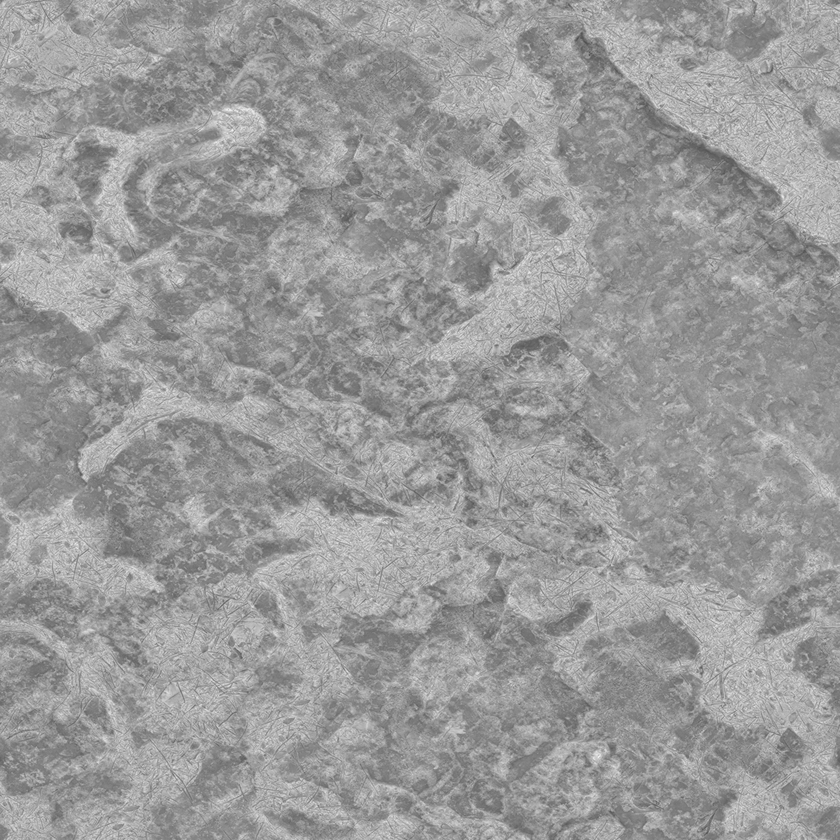
#> input picture resources/pbr/Ground068_2K-PNG_Roughness.png, 840 x 840 px, shrunk from 2048 x 2048 before the run; the run also reads 1 picture not shown here
$ python pbr_packer.py
#> lines starting #> are read from the running program, lines starting #| are printed output that depends on the picture
#!/usr/bin/python

from PIL import Image
import numpy as np

def pack_pbr_textures(metalness_path, roughness_path, ao_path, output_path):
    # Load the textures
#> called with metalness_path = 'Ground068_2K-PNG_Metalness.png', roughness_path = 'Ground068_2K-PNG_Roughness.png', ao_path = 'Ground068_2K-PNG_AmbientOcclusion.png', output_path = 'Ground068_2K-PNG_Packed.png'
    metalness = Image.open(metalness_path).convert("L")  # Convert to grayscale
#> metalness: PIL image 840x840 L; every value is 0
    roughness = Image.open(roughness_path).convert("L")
#> roughness is the input picture: PIL image 840x840 L; min 79, max 243, mean 154.1
    ao = Image.open(ao_path).convert("L")
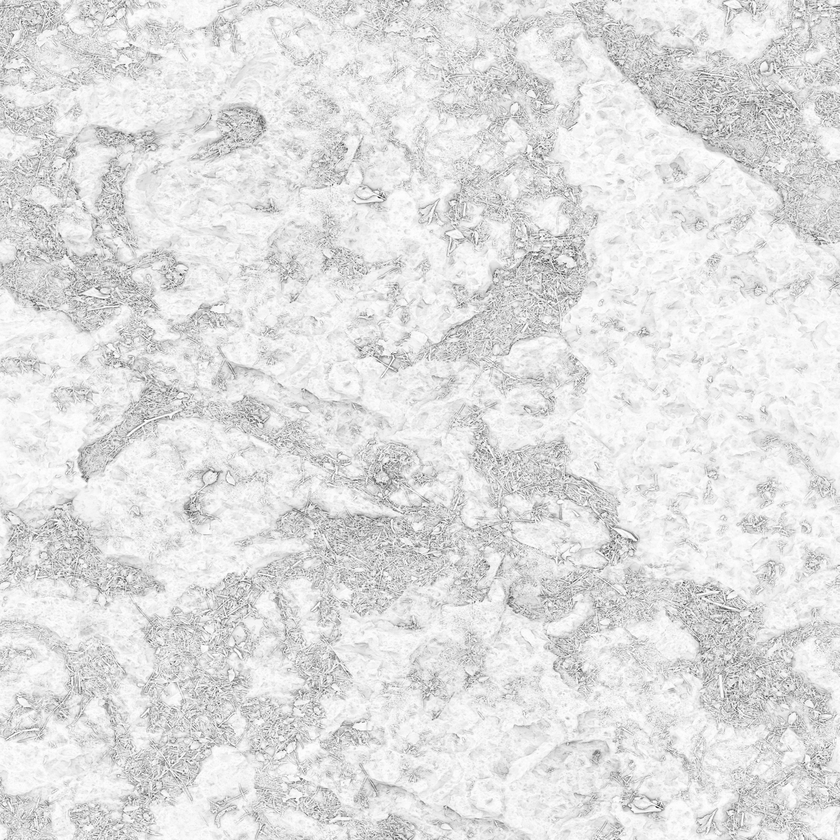
#> input picture resources/pbr/Ground068_2K-PNG_AmbientOcclusion.png, 840 x 840 px, shrunk from 2048 x 2048 before the run
#> ao is the input picture: PIL image 840x840 L; min 45, max 255, mean 224.3

    # Convert to numpy arrays for manipulation
    metalness_data = np.array(metalness)
    roughness_data = np.array(roughness)
    ao_data = np.array(ao)

    # Ensure all arrays are the same size
    if metalness_data.shape != roughness_data.shape or metalness_data.shape != ao_data.shape:
        raise ValueError("All input textures must have the same dimensions")

    # Stack the textures into an RGB image
    packed_data = np.stack([metalness_data, roughness_data, ao_data], axis=-1)
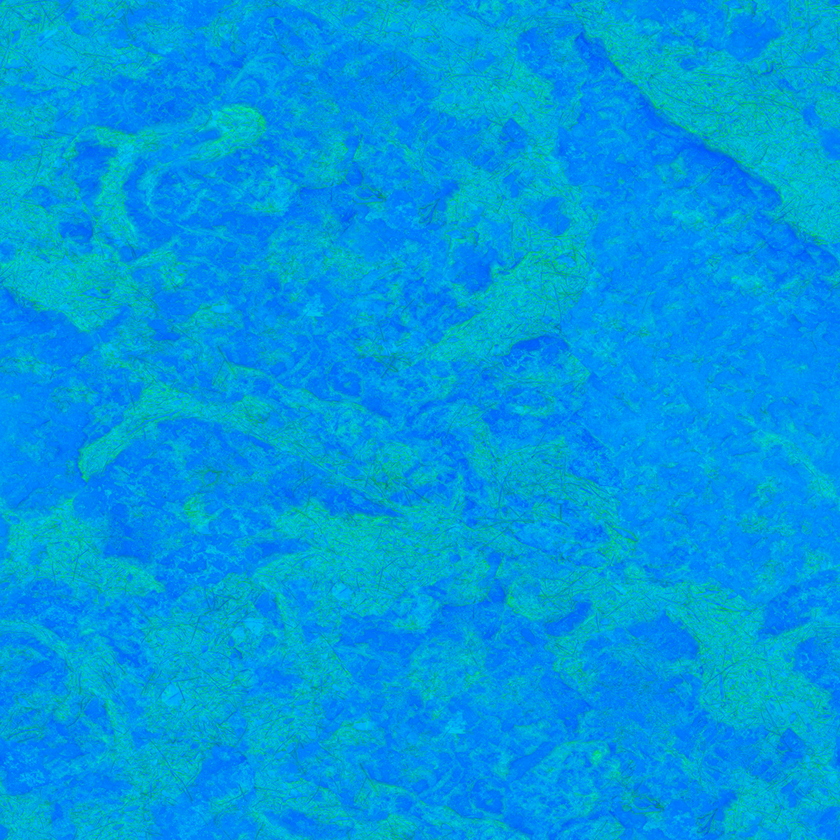
#> packed_data: shape (840, 840, 3); mean of channels 0, 1, 2 0, 154.1, 224.3; drawn as R, G, B

    # Create a new Image from the packed data
    packed_image = Image.fromarray(packed_data.astype(np.uint8))

    # Save the packed texture
    packed_image.save(output_path)
    print(f"Packed texture saved to: {output_path}")


metalness_path = "Ground068_2K-PNG_Metalness.png"
roughness_path = "Ground068_2K-PNG_Roughness.png"
ao_path = "Ground068_2K-PNG_AmbientOcclusion.png"
output_path = "Ground068_2K-PNG_Packed.png"
pack_pbr_textures(metalness_path, roughness_path, ao_path, output_path)
